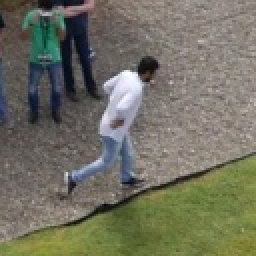
#> input picture 1666.jpg, 128 x 128 px (shown 2 times larger)
$ python circular_shift_img.py
#> lines starting #> are read from the running program, lines starting #| are printed output that depends on the picture

import cv2


inp_img = "1666.jpg"
img = cv2.imread(inp_img)
#> img is the input picture: shape (128, 128, 3); mean B, G, R 97.6, 112.3, 113.2


def shift_left(img, shift):
    org_img = img.copy()
    for i in range(img.shape[1]):
        if i+shift >= img.shape[1]:
            temp = i+shift- img.shape[1]
        else:
            temp = i+shift
        img[:, i] = org_img[:, temp]
    return img

def shift_up(img, shift):
#> called with shift = 30
    org_img = img.copy()
    for i in range(img.shape[1]):
        if i+shift >= img.shape[1]:
            temp = i+shift- img.shape[1]
        else:
            temp = i+shift
        img[i, :] = org_img[temp, :]
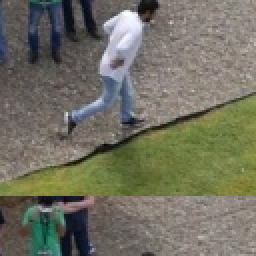
#> img: shape (128, 128, 3) (shown 2 times larger); mean B, G, R 97.6, 112.3, 113.2
    return img


k = -30
img = shift_up(img, -k)
img = shift_left(img, k)
#> after the loop in shift_left, `for i in range(img.shape[1]):`:
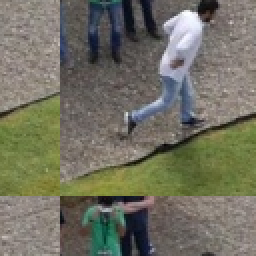
#> img: shape (128, 128, 3) (shown 2 times larger); mean B, G, R 97.6, 112.3, 113.2


cv2.imwrite('up_right_shift.jpg', img)

cv2.imshow("frame", img)
cv2.waitKey(0)
cv2.destroyAllWindows()

$ run again, with down_left_shift.jpg copied over 1666.jpg
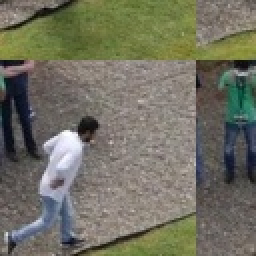
#> input picture down_left_shift.jpg, 128 x 128 px (shown 2 times larger)
#> img is the input picture: shape (128, 128, 3); mean B, G, R 97.6, 112.3, 113.2
#> after the loop in shift_up, `for i in range(img.shape[1]):`:
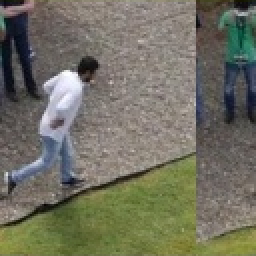
#> img: shape (128, 128, 3) (shown 2 times larger); mean B, G, R 97.6, 112.3, 113.2

$ run again, with down_right_shift.jpg copied over 1666.jpg
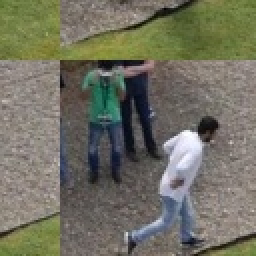
#> input picture down_right_shift.jpg, 128 x 128 px (shown 2 times larger)
#> img is the input picture: shape (128, 128, 3); mean B, G, R 97.6, 112.3, 113.2
#> after the loop in shift_up, `for i in range(img.shape[1]):`:
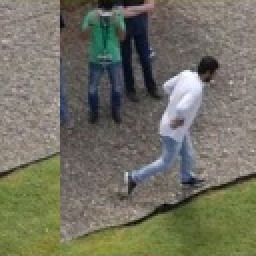
#> img: shape (128, 128, 3) (shown 2 times larger); mean B, G, R 97.6, 112.3, 113.2
#> after the loop in shift_left, `for i in range(img.shape[1]):`:
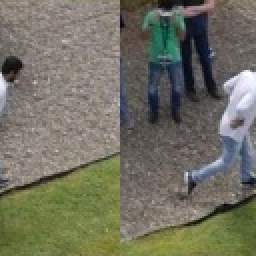
#> img: shape (128, 128, 3) (shown 2 times larger); mean B, G, R 97.6, 112.3, 113.2
